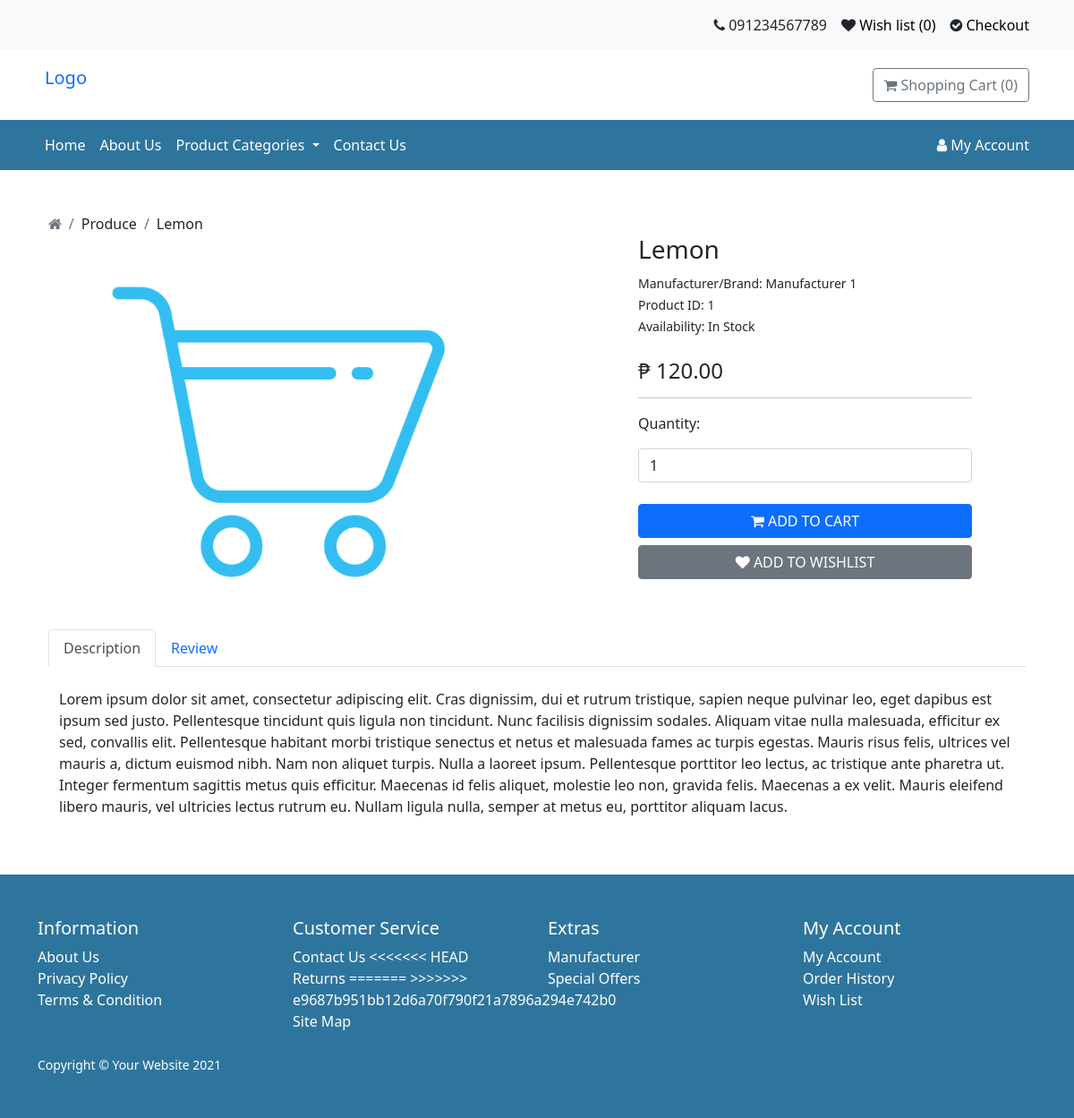
The app's page /shop/product?product_id=1 with its own data.
### tables this page shows
CREATE TABLE IF NOT EXISTS `product_description` (
  `product_id` int(11) NOT NULL AUTO_INCREMENT,
  `product_name` varchar(50) NOT NULL,
  `product_desc` text NOT NULL,
  `meta_title` varchar(255) NOT NULL,
  `meta_description` varchar(255) NOT NULL,
  `meta_keywords` varchar(255) NOT NULL,
  PRIMARY KEY (`product_id`) USING BTREE
);

CREATE TABLE IF NOT EXISTS `product` (
  `product_id` int(11) NOT NULL AUTO_INCREMENT,
  `product_name` varchar(50) NOT NULL,
  `quantity` int(4) NOT NULL DEFAULT 0,
  `stock_status_id` int(11) NOT NULL,
  `image` varchar(255) NOT NULL,
  `manufacturer_id` int(11) NOT NULL,
  `price` decimal(15,4) NOT NULL,
  `product_weight` decimal(15,8) NOT NULL DEFAULT 0.00000000,
  `weight_id` int(11) NOT NULL DEFAULT 0,
  `product_status` tinyint(1) NOT NULL DEFAULT 0,
  `date_added` datetime NOT NULL,
  `date_modified` timestamp NOT NULL DEFAULT current_timestamp() ON UPDATE current_timestamp(),
  PRIMARY KEY (`product_id`) USING BTREE
);

CREATE TABLE IF NOT EXISTS `manufacturer` (
  `manufacturer_id` int(11) NOT NULL AUTO_INCREMENT,
  `name` varchar(50) NOT NULL,
  PRIMARY KEY (`manufacturer_id`)
);

CREATE TABLE IF NOT EXISTS `stock_status` (
  `stock_status_id` int(11) NOT NULL AUTO_INCREMENT,
  `name` varchar(50) NOT NULL,
  PRIMARY KEY (`stock_status_id`) USING BTREE
);

### shop/controller/base.controller.php (called while the page is built, shortened)
<?php
class BaseController extends database_connection {
    function get_categories() {
        $conn = $this->db_conn();
        $sql = "SELECT * FROM categories WHERE category_status=1";
		$result = mysqli_query($conn, $sql);
        foreach ($result as $key => $value) {
            $category_id = $value["category_id"];
            $category_name = $this->get_category_description("category_name", $category_id);
		}
    }
    function get_product_manufacturer($column, $manufacturer_id) {
        $conn = $this->db_conn();
        $sql = "SELECT $column FROM manufacturer WHERE manufacturer_id='$manufacturer_id'";
        $result = mysqli_fetch_assoc($conn->query($sql));
        return $result[$column];
    }
    function get_product_stock_status($column, $stock_status_id) {
        $conn = $this->db_conn();
        $sql = "SELECT $column FROM stock_status WHERE stock_status_id='$stock_status_id'";
        $result = mysqli_fetch_assoc($conn->query($sql));
        return $result[$column];
    }
    function get_product_description($column, $product_id) {
        $conn = $this->db_conn();
        $sql = "SELECT $column FROM product_description WHERE product_id='$product_id'";
        $result = mysqli_fetch_assoc($conn->query($sql));
        return $result[$column];
    }
    function get_category_description($column, $category_id) {
        $conn = $this->db_conn();
        $sql = "SELECT $column FROM category_description WHERE category_id='$category_id'";
        $result = mysqli_fetch_assoc($conn->query($sql));
        return $result[$column];
    }
    function get_product($column, $product_id) {
        $conn = $this->db_conn();
        $sql = "SELECT $column FROM product WHERE product_id='$product_id' AND product_status=1";
        $result = mysqli_fetch_assoc($conn->query($sql));
        return $result[$column];
    }
}

### shop/product.php (the view, shortened to what this page needs)
<?php
require "assets/common/header.php";
$product_id = $_GET["product_id"];
$category_id = $class->get_product_category("category_id", $product_id);
$category_name = $class->get_category_description("category_name", $category_id);
$product_name = $class->get_product_description("product_name", $product_id);
$product_desc = $class->get_product_description("product_desc", $product_id);
$price = $class->get_product("price", $product_id);
$product_status = $class->get_product("product_status", $product_id);
$manufacturer_id = $class->get_product("manufacturer_id", $product_id);
$stock_status_id = $class->get_product("stock_status_id", $product_id);
$manufacturer = $class->get_product_manufacturer("name", $manufacturer_id);
$stock_status = $class->get_product_stock_status("name", $stock_status_id);
?>
<body>
    <?php require "assets/common/navbar.php"; ?>
    <section class="mt-5 container">
        <div class="container">
            <nav aria-label="breadcrumb">
                <ol class="breadcrumb" style="margin: 0;">
                    <?php if ($category_name == "") { ?>
                        <li class="breadcrumb-item active"><i class="fa fa-home" aria-hidden="true"></i></li>
                        <li class="breadcrumb-item"><?= $product_name; ?></li>
                    <?php } else { ?>
                        <li class="breadcrumb-item active"><i class="fa fa-home" aria-hidden="true"></i></li>
                        <li class="breadcrumb-item"><?= $category_name; ?></li>
                        <li class="breadcrumb-item"><?= $product_name; ?></li>
                    <?php } ?>
                </ol>
            </nav>
        </div>
        <div class="container row">
            <div class="col-sm-12 col-md-7">
                <div class="container">
                    <img src="assets/images/products/shopping-bag-icon4.png" class="product-icon" alt="img" width="80%">
                </div>
            </div>
            <div class="col-sm-12 col-md-5">
                <div class="container">
                    <ul class="list-unstyled">
                        <li><h3><?= $product_name ?></h3></li>
                        <li><small>Manufacturer/Brand: <?= $manufacturer ?></small></li>
                        <li><small>Product ID: <?= $product_id ?></small></li>
                        <li><small>Availability: <?= $stock_status ?></small></li>
                        <li><h4>₱ <?= number_format($price, 2) ?></h4></li>
                        <hr></hr>
                        <li><p>Quantity:</p></li>
                        <li><input type="number" name="quantity" min="0" value="1" size="2" id="quantity" class="form-control"></li>
                        <li>
                            <div class="d-grid gap-2">
                                <?php
                                if (isset($_SESSION["customer_id"])){
                                    $customer_id = $_SESSION["customer_id"];
                                    echo '
                                        <button type="button" class="btn btn-primary" onclick="add_to_cart(\'' . $customer_id . '\',\'' . $product_id . '\')"><i class="fa fa-shopping-cart"></i> ADD TO CART</button>
                                        <button type="button" class="btn btn-secondary" onclick="add_to_wishlist(\'' . $product_id . '\',\'' . $customer_id . '\')"><i class="fa fa-heart"></i> ADD TO WISHLIST</button>
                                    ';
                                } else {
                                    $customer_id = "";
                                    echo '
                                        <button type="button" class="btn btn-primary" onclick="add_to_cart(\'' . $customer_id . '\',\'' . $product_id . '\')"><i class="fa fa-shopping-cart"></i> ADD TO CART</button>
                                        <button type="button" class="btn btn-secondary" onclick="alert_to_login()"><i class="fa fa-heart"></i> ADD TO WISHLIST</button>
                                    ';
                                }
                                ?>
                            </div>
                        </li>
                    </ul>
                </div>
            </div>
        </div>
        <div class="container">
            <ul class="nav nav-tabs">
                <li class="nav-item">
                    <button class="nav-link tab_button active" onclick="openTabs(event, 'Description')">Description</button>
                </li>
                <li class="nav-item">
                    <button class="nav-link tab_button" onclick="openTabs(event, 'Review')">Review</button>
                </li>
            </ul>
            <div id="Description" class="tabcontent" style="display: flex; flex-direction: column;">
                <div class="container">
                    <p class="mt-4"><?= $product_desc ?></p>
                </div>
            </div>
        </div>
    </section>
    <?php require "assets/common/footer.php"; ?>
</body>

### shop/assets/css/shop.css (style rules this page uses)
img.product-icon { opacity: 80%; }

### records on screen
product_description: product_name "Lemon", product_desc "Lorem ipsum dolor sit amet, consectetur adipiscing elit. Cras dignissim, dui et rutrum tristique, sapien neque pulvinar leo, eget dapibus est ipsum sed justo. Pellentesque tincidunt quis ligula non tincidunt. Nunc facilisis dignissim sodales. Aliquam vitae nulla malesuada, efficitur ex sed, convallis elit. Pellentesque habitant morbi tristique senectus et netus et malesuada fames ac turpis egestas. Mauris risus felis, ultrices vel mauris a, dictum euismod nibh. Nam non aliquet turpis. Nulla a laoreet ipsum. Pellentesque porttitor leo lectus, ac tristique ante pharetra ut. Integer fermentum sagittis metus quis efficitur. Maecenas id felis aliquet, molestie leo non, gravida felis. Maecenas a…"
product: manufacturer.name "Manufacturer 1", manufacturer "1", stock_status "In Stock", price "120.00"

### other values on screen
$class->get_cart_rows(0) "0"
$category_name "Produce"
